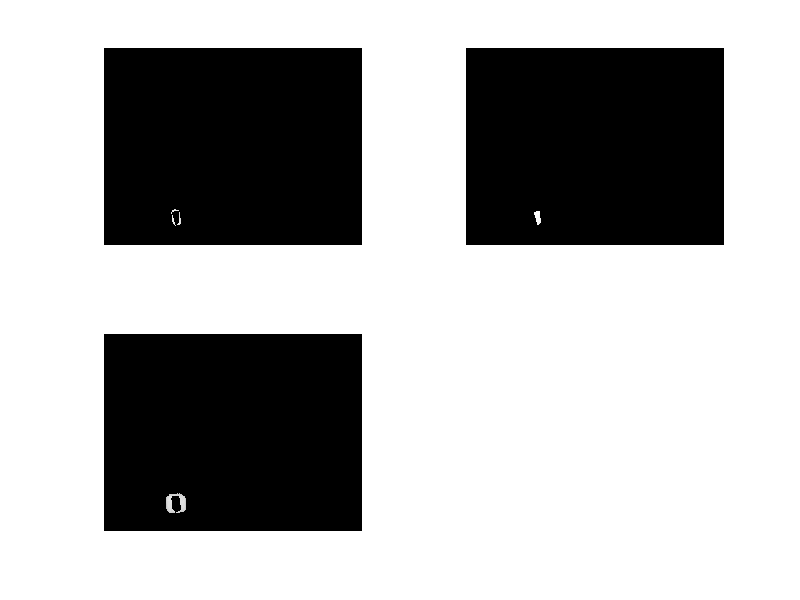

The MATLAB source for this figure: (Note: this script raises an error after producing the figure.)
clc
clearvars
close all
load('temp.mat');

X = sum(J,3);
T1 = zeros(size(X));
T2 = zeros(size(X));
T3 = zeros(size(X));
T1((X>200)&(X<250)) = 1;
T2((X>150)&(X<200)) = 1;
T3((X> 50)&(X<150)) = 1;
Segment1 = img .* uint8(T1);
Segment2 = img .* uint8(T2);
Segment3 = img .* uint8(T3);
subplot(2,2,1); imshow(Segment1)
subplot(2,2,2); imshow(Segment2)
subplot(2,2,3); imshow(Segment3)

Segment1 = imresize(Segment1, [256 256]);
Segment2 = imresize(Segment2, [256 256]);
Segment3 = imresize(Segment3, [256 256]);
GenerateSTL(Segment1,'Segment1.stl')
GenerateSTL(Segment2,'Segment2.stl')
GenerateSTL(Segment3,'Segment3.stl')

function GenerateSTL(input,filename)
    D3I = flip(input,1);
    for i = 1:5
        D3I = medfilt2(D3I, [2 2]);
    end
    figure;
    surf(D3I); title('3D Artificial Image');
    title('3D Original Image')
    shading interp
    colormap jet
    axis tight
    set(gca,'nextplot','replacechildren','visible','off')
    view(0,83)
    [X,Y] = meshgrid(1:length(D3I));
    stlwrite(filename, X, Y, D3I);
end